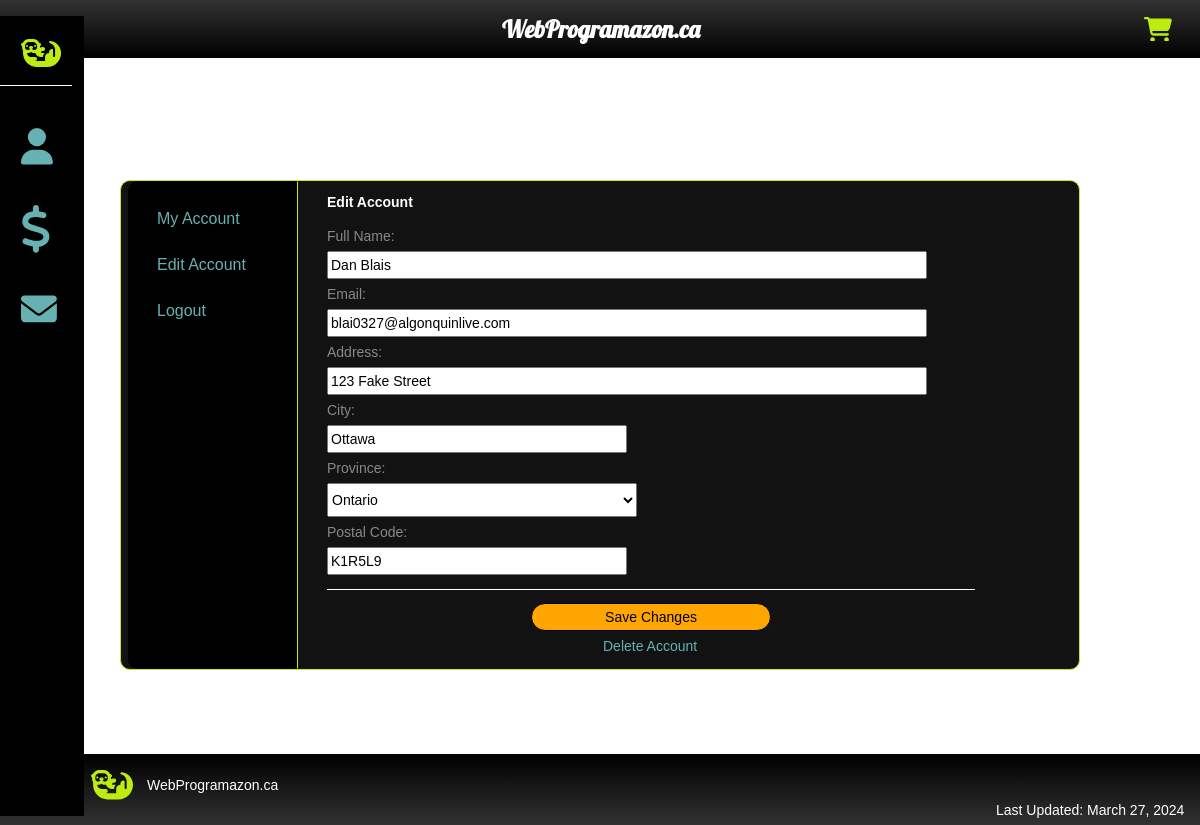
Page /Assignment2/public/index.php?page=edit (signed in) on the committed database.
### tables this page shows
CREATE TABLE `users` (
  `user_id` bigint(20) NOT NULL,
  `full_name` varchar(50) NOT NULL,
  `email` varchar(350) NOT NULL,
  `password` varchar(250) NOT NULL,
  `address` varchar(300) NOT NULL,
  `city` varchar(300) NOT NULL,
  `province` varchar(100) NOT NULL,
  `postal_code` varchar(6) NOT NULL,
  `is_admin` tinyint(1) NOT NULL DEFAULT 0,
  `created` timestamp NOT NULL DEFAULT current_timestamp(),
  `updated` datetime DEFAULT current_timestamp() ON UPDATE current_timestamp()
);

### Assignment2/public/index.php (called while the page is built, shortened)
<?php
include '../private/utilities.php';
$page = isset($_GET['page']) && file_exists($_GET['page'] . '.php') ? $_GET['page'] : 'home';
include $page . '.php';

### Assignment2/private/utilities.php (called while the page is built, shortened)
<?php
function connectDB(): PDO {
    static $db;
    if(!$db) {
        $db = new PDO(sprintf("mysql:host=%s;dbname=%s;charset=UTF8", DB_HOST, DB_NAME),
                    DB_USER, DB_PASS,
                    [PDO::ATTR_ERRMODE => PDO::ERRMODE_EXCEPTION]);
    }
    return $db;
}

### Assignment2/private/edit.php (called while the page is built, shortened)
<?php
$sql = "SELECT * FROM users WHERE email = '".$_SESSION['email']."'";
$stmt = connectDB()->prepare($sql);
$stmt->execute();
$loggedUser = $stmt->fetch(PDO::FETCH_ASSOC);

### Assignment2/public/edit.php (the view, shortened to what this page needs)
<?php
require __DIR__ . '/../private/edit.php';
?>
<div id="spacer"></div>
<div id="account-container">
    <div id="account-nav">
        <a href="index.php?page=account" class="account-nav-item">My Account</a>
        <a href="index.php?page=edit" class="account-nav-item">Edit Account</a>
        <a href="index.php?page=logout" class="account-nav-item">Logout</a>
    </div>
    <div id="account-details-container">
        <h2 id="create-account-header">Edit Account</h2>
        <form action="index.php?page=edit" method="post" id="create-account-form"
            onsubmit="return validateEdit();">
            <div id="namefielddiv">
                <label name="name-label" for="namefield" id="name-label">Full Name:</label>
                <input type="text" name="fullName" id="namefield" value="<?= $loggedUser['full_name'] ?>">
            </div>
            <div id="emailfielddiv">
                <label name="email-label" for="emailfield" id="email-label">Email:</label>
                <input type="email" name="email" id="emailfield" value="<?= $loggedUser['email'] ?>">
            </div>
            <div id="addressfielddiv">
                <label name="address-label" for="addressfield" id="address-label">Address:</label>
                <input type="text" name="address" id="addressfield" value="<?= $loggedUser['address'] ?>">
            </div>
            <div id="cityfielddiv">
                <label name="city-label" for="cityfield" id="city-label">City:</label>
                <input type="text" name="city" id="cityfield" value="<?= $loggedUser['city'] ?>">
            </div>
            <label name="province-label" for="provincefield" id="province-label">Province:</label>
            <?php $option = $loggedUser['province']; ?>
            <select name="province" id="provincefield" value="<?= $loggedUser['province'] ?>" selected>
                <option value="Ontario"<?php if($option == "Ontario") echo 'selected = "selected"'; ?>>Ontario</option>
            </select>
            <div id="postalfielddiv">
                <label name="postal-label" for="postalfield" id="postal-label">Postal Code:</label>
                <input type="text" name="postalCode" id="postalfield" value="<?= $loggedUser['postal_code'] ?>">
            </div>
            <button type="submit" id="create-button">Save Changes</button>
        </form>
        <a id="delete-account-link" href="index.php?page=delete" onclick="return confirmDeletion();">Delete Account</a>
    </div>
</div>

### Assignment2/public/css/Styles.css (style rules this page uses)
* { font-family: 'Gill Sans', 'Gill Sans MT', Calibri, 'Trebuchet MS', sans-serif; font-size: 8px; }
#account-container { background-color: #121212; border: 1px solid #BDED10; border-radius: 10px; display: flex; justify-content: center; margin: 10vh 10vw 10.5vh 10vw; }
#account-details-container { background-color: #121212; border: 1px solid #121212; border-radius: 10px; display: flex; flex-direction: column; margin: 0 0 1rem 0; width: 62vw; }
#account-nav { align-items: left; background-color: black; border: 1px solid black; border-right: 0.25px solid #BDED10; border-top-left-radius: 10px; border-bottom-left-radius: 10px; display: flex; flex-direction: column; margin: 0 2rem 0 0; width: 12rem; }
.account-nav-item { color: #66B2B2; font-size: 16px; margin: 2rem 0 0 2rem; text-decoration: none; }
#addressfield, #emailfield, #namefield, #passfield, #pass2field, #postalfield { height: 2rem; width: 50vw; }
#address-label, #city-label, #email-label, #name-label, #pass-label, #pass2-label, #postal-label, #province-label { color: #898989; margin: 0.5rem 0 0.5rem 0; }
body { background-image: url("../web/login-background.jpg"); color: white; margin: 0; padding: 0; }
#cityfield { margin: 0 0.5rem 0 0; }
#cityfield { height: 2rem; width: 25vw; }
#city-label, #province-label { margin: 0.5rem 0.5rem 0.5rem 0; }
.contact-emails, #delete-account-link { color: #66B2B2; text-decoration: none; }
#create-account-button, #create-button, #login-button { background-color: orange; border: 1px solid black; border-radius: 15px; height: 2rem; margin: 0 0 1rem 0; width: 20vw; }
#create-button { margin: 0 0 0 17vw; }
#delete-account-link { margin: 0 0 0 23vw; }
#login-form, #create-account-form { display: flex; flex-direction: column; margin: 0 0 0.5rem 0; }
#namefielddiv, #emailfielddiv, #passfielddiv, #pass2fielddiv, #addressfielddiv, #cityfielddiv, #postalfielddiv { display: flex; flex-direction: column; }
#postalfield { width: 25vw; }
#provincefield { height: 2.4rem; width: 25.8vw; }
#spacer { padding: 7.5rem 0 0 0; }
@media only screen and (min-width: 600px) { * { font-size: 10px; } }
@media only screen and (min-width: 600px) { #spacer { padding: 7rem 0 0 0; } }
@media only screen and (min-width: 768px) { * { font-size: 12px; } }
@media only screen and (min-width: 768px) { #spacer { padding: 6.5rem 0 0 0; } }
@media only screen and (min-width: 992px) { * { font-size: 14px; } }
@media only screen and (min-width: 992px) { #spacer { padding: 6rem 0 0 0; } }

### rows in the picture
users: fullName "Dan Blais", email "blai0327@algonquinlive.com", address "123 Fake Street", city "Ottawa", province "Ontario", postalCode "K1R5L9"
